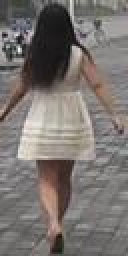
#> input picture datasets/test_images/0001_c1s1_001051_00.jpg, 64 x 128 px, given as the content of the folder datasets/MOT16/train/MOT16-04/img1, which was not available (shown 2 times larger)
$ python MOT16_visualize.py
#> lines starting #> are read from the running program, lines starting #| are printed output that depends on the picture; after the words box and inside, x2 and y2 are one past the last pixel; in counts of white or black regions, pixels touching at a corner belong together
import os
import cv2
import pandas as pd
import random
from tqdm import tqdm

def visualize_mot16(
    seq_path='datasets/MOT16/train/MOT16-04',
    output_name='mot16_visualization',
    draw_gt=True,
    draw_det=False,
    fps=30
):
    # ========== 路径配置 ==========
#> called with seq_path = 'datasets/MOT16/train/MOT16-04', output_name = 'mot16_visualization', draw_gt = True, draw_det = True, fps = 30
    img_dir = os.path.join(seq_path, 'img1')
    gt_file = os.path.join(seq_path, 'gt/gt.txt')
    det_file = os.path.join(seq_path, 'det/det_yolov8x.txt')
    suffix = f"{'gt' if draw_gt else ''}{'_det' if draw_det else ''}" or 'no_anno'
    output_video = f'{output_name}_{suffix}.mp4'

    # ========== 读取 Ground Truth ==========
    if draw_gt and os.path.exists(gt_file):
        gt_df = pd.read_csv(gt_file, header=None)
        gt_df.columns = ['frame', 'id', 'x', 'y', 'w', 'h', 'conf', 'class', 'visibility']
        gt_df = gt_df[(gt_df['class'] == 1) & (gt_df['id'] > 0)]  # 只保留有效行人

    # ========== 读取检测结果 ==========
    if draw_det and os.path.exists(det_file):
        det_df = pd.read_csv(det_file, header=None)
        det_df.columns = ['frame', 'id', 'x', 'y', 'w', 'h', 'conf', 'x3', 'x4', 'x5']
        det_df = det_df[(det_df['conf'] > 0.3)]  # 可根据置信度阈值过滤

    # ========== 视频参数 ==========
    frame_files = sorted([f for f in os.listdir(img_dir) if f.endswith('.jpg')])
    sample_img = cv2.imread(os.path.join(img_dir, frame_files[0]))
#> sample_img is the input picture: shape (128, 64, 3); mean B, G, R 112.2, 115.6, 121.4
    height, width = sample_img.shape[:2]
#> height = 128; width = 64

    fourcc = cv2.VideoWriter_fourcc(*'mp4v')
    video_writer = cv2.VideoWriter(output_video, fourcc, fps, (width, height))

    # ========== ID颜色映射 ==========
    color_map = {}
    def get_color_for_id(track_id):
        if track_id not in color_map:
            random.seed(track_id)
            color_map[track_id] = (
                random.randint(30, 255),
                random.randint(30, 255),
                random.randint(30, 255)
            )
        return color_map[track_id]

    # ========== 视频生成 ==========
    for frame_idx, frame_name in tqdm(enumerate(frame_files, 1), total=len(frame_files)):
        frame_path = os.path.join(img_dir, frame_name)
        img = cv2.imread(frame_path)

        # 始终绘制帧编号
        label_text = f'FRAME: {frame_name.split(".")[0]}'
        text_size, _ = cv2.getTextSize(label_text, cv2.FONT_HERSHEY_SIMPLEX, 0.7, 2)
        text_x = width - text_size[0] - 10
#> text_x = -294
        text_y = 30
        cv2.putText(img, label_text, (text_x, text_y), cv2.FONT_HERSHEY_SIMPLEX, 0.7, (0, 0, 255), 2)
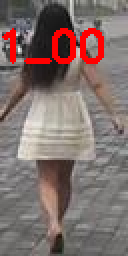
#> img: shape (128, 64, 3) (shown 2 times larger); 4.24% of pixels changed, all inside (x1, y1, x2, y2) = (1, 14, 52, 32)

        # 绘制 GT 框
        if draw_gt:
#> (the run stopped early here; a loop or call above may not have finished)

$ run again, on datasets/test_images_yisuo0102/000000_c1s1_000001_0.8877.jpg
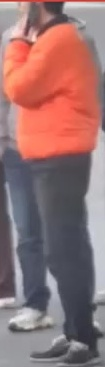
#> input picture datasets/test_images_yisuo0102/000000_c1s1_000001_0.8877.jpg, 105 x 367 px, given as the content of the folder datasets/MOT16/train/MOT16-04/img1, which was not available
#> in visualize_mot16, sample_img is the input picture: shape (367, 105, 3); mean B, G, R 113.6, 113.9, 149.7
#> in visualize_mot16, `cv2.putText(img, label_text, (text_x, text_y), cv2.FONT_HERSHEY_SIMPLE..`:
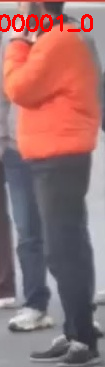
#> img: shape (367, 105, 3); 1.79% of pixels changed, all inside (x1, y1, x2, y2) = (0, 14, 93, 32)
